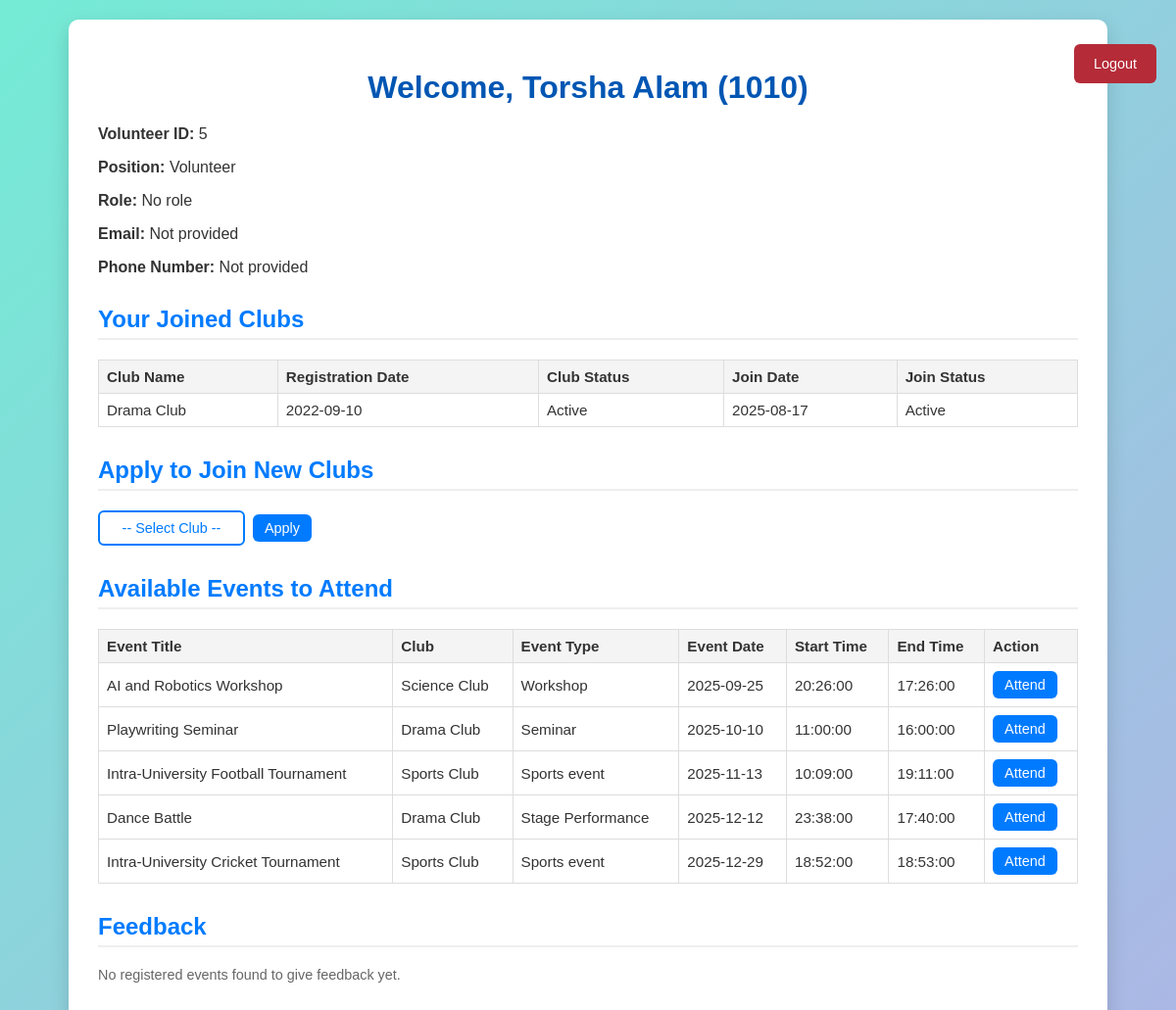
Page /member_dashboard.php (signed in) on the committed database.
### tables this page shows
CREATE TABLE `members` (
  `student_id` int(11) NOT NULL,
  `first_name` varchar(50) NOT NULL,
  `last_name` varchar(50) NOT NULL,
  `house_no` varchar(10) DEFAULT NULL,
  `street_no` varchar(20) DEFAULT NULL,
  `city` varchar(10) NOT NULL,
  `date_of_birth` date DEFAULT NULL,
  `password` varchar(255) NOT NULL
);

CREATE TABLE `volunteer` (
  `student_id` int(11) NOT NULL,
  `vol_id` int(11) NOT NULL,
  `report_id` int(11) DEFAULT NULL,
  `start_session` datetime DEFAULT NULL
);

CREATE TABLE `joins` (
  `student_id` int(11) NOT NULL,
  `club_id` int(11) NOT NULL,
  `join_date` date DEFAULT NULL,
  `join_status` varchar(20) DEFAULT NULL
);

CREATE TABLE `clubs` (
  `club_id` int(11) NOT NULL,
  `club_name` varchar(100) NOT NULL,
  `registration_date` date NOT NULL,
  `status` varchar(20) NOT NULL
);

CREATE TABLE `events` (
  `event_id` int(11) NOT NULL,
  `club_id` int(11) DEFAULT NULL,
  `title` varchar(100) DEFAULT NULL,
  `event_type` varchar(50) DEFAULT NULL,
  `event_date` date DEFAULT NULL,
  `start_time` time DEFAULT NULL,
  `end_time` time DEFAULT NULL,
  `approval_status` varchar(20) DEFAULT NULL,
  `total_budget` decimal(10,2) DEFAULT NULL
);

### member_dashboard.php (the view, shortened to what this page needs)
<?php
include 'connection.php';
$student_id = (int)$_SESSION['student_id'];
$sql_member = "SELECT * FROM members WHERE student_id = $student_id";
$res = mysqli_query($conn, $sql_member);
$member = mysqli_fetch_assoc($res);
$emails = [];
$phone_numbers = [];
$position = '';
$role = '';
$id_value = '';
$sql_pres = "SELECT * FROM president WHERE student_id = $student_id";
$res_pres = mysqli_query($conn, $sql_pres);
if ($res_pres && mysqli_num_rows($res_pres) > 0) {
    $pres = mysqli_fetch_assoc($res_pres);
    $position = 'Volunteer';
    $role = 'President';
    $id_value = $pres['president_id'];
} else {
    $sql_exec = "SELECT * FROM executive WHERE student_id = $student_id";
    $res_exec = mysqli_query($conn, $sql_exec);
    if ($res_exec && mysqli_num_rows($res_exec) > 0) {
        $exec = mysqli_fetch_assoc($res_exec);
        $position = 'Volunteer';
        $role = 'Executive';
        $id_value = $exec['exec_id'];
    } else {
        $sql_sup = "SELECT * FROM supervisor WHERE student_id = $student_id";
        $res_sup = mysqli_query($conn, $sql_sup);
        if ($res_sup && mysqli_num_rows($res_sup) > 0) {
            $sup = mysqli_fetch_assoc($res_sup);
            $position = 'Organizer';
            $role = 'Supervisor';
            $id_value = $sup['sup_id'];
        } else {
            $sql_org = "SELECT * FROM organizer WHERE student_id = $student_id";
            $res_org = mysqli_query($conn, $sql_org);
            if ($res_org && mysqli_num_rows($res_org) > 0) {
                $org = mysqli_fetch_assoc($res_org);
                $position = 'Organizer';
                $role = '';
                $id_value = $org['org_id'];
            } else {
                $sql_vol = "SELECT * FROM volunteer WHERE student_id = $student_id";
                $res_vol = mysqli_query($conn, $sql_vol);
                if ($res_vol && mysqli_num_rows($res_vol) > 0) {
                    $vol = mysqli_fetch_assoc($res_vol);
                    $position = 'Volunteer';
                    $role = '';
                    $id_value = $vol['vol_id'];
                } else {
                    $position = 'None';
                    $role = '';
                    $id_value = '';
                }
            }
        }
    }
}
$sql_joins = "
    SELECT j.club_id, j.join_date, j.join_status, c.club_name, c.registration_date, c.status
    FROM joins j
    JOIN clubs c ON j.club_id = c.club_id
    WHERE j.student_id = $student_id
";
$joined_clubs = [];
$res_joins = mysqli_query($conn, $sql_joins);
if ($res_joins && mysqli_num_rows($res_joins) > 0) {
    while ($row = mysqli_fetch_assoc($res_joins)) {
        $joined_clubs[] = $row;
    }
}
$sql_events = "
  SELECT
    e.event_id, e.club_id, e.title, e.event_type, e.event_date, e.start_time, e.end_time, e.approval_status,
    c.club_name,
    p.attendance_status AS my_attendance_status
  FROM events e
  JOIN clubs c ON e.club_id = c.club_id
  LEFT JOIN partakes p
    ON p.event_id = e.event_id
   AND p.student_id = $student_id
  WHERE e.event_date >= CURDATE()
    AND LOWER(e.approval_status) = 'approved'
  ORDER BY e.event_date ASC, e.start_time ASC
";
$events = [];
$res_events = mysqli_query($conn, $sql_events);
if ($res_events && mysqli_num_rows($res_events) > 0) {
    while ($row = mysqli_fetch_assoc($res_events)) {
        $events[] = $row;
    }
}
$registered_events_for_feedback = [];
?>
<!DOCTYPE html>
<html lang="en">
<head>
</head>
<body>
<div class="container">
  <h1>
    Welcome, <?php echo htmlspecialchars($member['first_name'] . " " . $member['last_name']) . " (" . htmlspecialchars($student_id) . ")"; ?>
  </h1>
  <p><strong><?php echo ($position === 'Organizer') ? 'Organizer ID' : 'Volunteer ID'; ?>:</strong> <?php echo htmlspecialchars($id_value); ?></p>
  <p><strong>Position:</strong> <?php echo htmlspecialchars($position); ?></p>
  <p><strong>Role:</strong> <?php echo htmlspecialchars($role ?: 'No role'); ?></p>
  <p><strong>Email:</strong>
    <?php
      if (!empty($emails)) {
        echo htmlspecialchars(implode(', ', $emails));
      } else {
        echo 'Not provided';
      }
    ?>
  </p>
  <p><strong>Phone Number:</strong>
    <?php
      if (!empty($phone_numbers)) {
        echo htmlspecialchars(implode(', ', $phone_numbers));
      } else {
        echo 'Not provided';
      }
    ?>
  </p>
  <h2>Your Joined Clubs</h2>
  <?php if (!empty($joined_clubs)): ?>
      <table>
          <thead>
              <tr>
                  <th>Club Name</th>
                  <th>Registration Date</th>
                  <th>Club Status</th>
                  <th>Join Date</th>
                  <th>Join Status</th>
              </tr>
          </thead>
          <tbody>
              <?php foreach ($joined_clubs as $jc): ?>
                  <tr>
                      <td><?php echo htmlspecialchars($jc['club_name']); ?></td>
                      <td><?php echo htmlspecialchars($jc['registration_date']); ?></td>
                      <td><?php echo htmlspecialchars($jc['status']); ?></td>
                      <td><?php echo htmlspecialchars($jc['join_date']); ?></td>
                      <td><?php echo htmlspecialchars($jc['join_status']); ?></td>
                  </tr>
              <?php endforeach; ?>
          </tbody>
      </table>
  <?php else: ?>
      <p>You have not joined any clubs yet.</p>
  <?php endif; ?>
  <h2>Apply to Join New Clubs</h2>
  <form method="post" style="display: flex; align-items: center;">
    <select name="apply_club_id" required>
      <option value="">-- Select Club --</option>
    </select>
    <button type="submit" class="action-btn">Apply</button>
  </form>
  <h2>Available Events to Attend</h2>
  <?php if (!empty($events)): ?>
    <form method="post">
      <table>
        <thead>
          <tr>
            <th>Event Title</th>
            <th>Club</th>
            <th>Event Type</th>
            <th>Event Date</th>
            <th>Start Time</th>
            <th>End Time</th>
            <th>Action</th>
          </tr>
        </thead>
        <tbody>
          <?php foreach ($events as $event): ?>
            <tr>
              <td><?php echo htmlspecialchars($event['title']); ?></td>
              <td><?php echo htmlspecialchars($event['club_name']); ?></td>
              <td><?php echo htmlspecialchars($event['event_type']); ?></td>
              <td><?php echo htmlspecialchars($event['event_date']); ?></td>
              <td><?php echo htmlspecialchars($event['start_time']); ?></td>
              <td><?php echo htmlspecialchars($event['end_time']); ?></td>
              <td>
                <?php if (!empty($event['my_attendance_status']) && strtolower($event['my_attendance_status']) === 'registered'): ?>
                  <span class="badge badge-green">Registered</span>
                <?php else: ?>
                  <button type="submit" name="attend_event_id" value="<?php echo (int)$event['event_id']; ?>" class="action-btn">Attend</button>
                <?php endif; ?>
              </td>
            </tr>
          <?php endforeach; ?>
        </tbody>
      </table>
    </form>
  <?php else: ?>
    <p>No upcoming approved events available.</p>
  <?php endif; ?>
  <h2>Feedback</h2>
  <?php if (!empty($registered_events_for_feedback)): ?>
    <table>
      <thead>
        <tr>
          <th>Event</th>
          <th>Club</th>
          <th>Type</th>
          <th>Date</th>
          <th>Attendance</th>
          <th>Action</th>
        </tr>
      </thead>
      <tbody>
      <?php foreach ($registered_events_for_feedback as $fe): ?>
        <tr>
          <td>
            <?php echo htmlspecialchars($fe['title']); ?>
            <br><span class="muted">ID: <?php echo (int)$fe['event_id']; ?></span>
          </td>
          <td><?php echo htmlspecialchars($fe['club_name']); ?></td>
          <td><?php echo htmlspecialchars($fe['event_type']); ?></td>
          <td><?php echo htmlspecialchars($fe['event_date']); ?></td>
          <td>
            <?php if (strtolower($fe['attendance_status']) === 'registered'): ?>
              <span class="badge badge-green">Registered</span>
            <?php else: ?>
              <span class="badge badge-gray"><?php echo htmlspecialchars($fe['attendance_status']); ?></span>
            <?php endif; ?>
          </td>
          <td>
            <?php if (!empty($fe['submitted_feedback_id'])): ?>
              <span class="badge badge-green">Submitted</span>
            <?php else: ?>
              <a
                class="action-btn"
                href="feedback.php?event_id=<?php echo (int)$fe['event_id']; ?>">
                Submit Feedback
              </a>
            <?php endif; ?>
          </td>
        </tr>
      <?php endforeach; ?>
      </tbody>
    </table>
  <?php else: ?>
    <p class="muted">No registered events found to give feedback yet.</p>
  <?php endif; ?>
</div>
<div class="logout-btn">
    <a href="logout.php">Logout</a>
</div>
</body>
</html>
</body>
</html>

### member_dashboard.php (style rules this page uses)
.action-btn { background-color: #007BFF; color: white; border: none; border-radius: 6px; padding: 6px 12px; font-size: 0.9rem; cursor: pointer; transition: background-color 0.3s ease; }
form select[name="apply_club_id"] { background-color: transparent; color: #007BFF; border: 2px solid #007BFF; border-radius: 6px; padding: 6px 12px; font-size: 0.9rem; cursor: pointer; transition: border-color 0.3s ease; height: 36px; width: 150px; appearance: none; -webkit-appearance: none; -moz-appearance: none; text-align-last: center; margin-right: 8px; }
body { font-family: Arial, sans-serif; background: linear-gradient(135deg, #74ebd5 0%, #ACB6E5 100%); margin: 0; min-height: 100vh; padding: 20px; color: #333; }
.container { background: white; border-radius: 10px; padding: 30px; max-width: 1000px; margin: auto; box-shadow: 0 8px 20px rgba(0,0,0,0.15); position: relative; }
h1 { text-align: center; color: #0056b3; margin-bottom: 20px; }
h2 { color: #007BFF; border-bottom: 2px solid #eee; padding-bottom: 5px; margin-top: 30px; }
table { width: 100%; border-collapse: collapse; margin-top: 15px; }
th, td { border: 1px solid #ddd; padding: 8px; font-size: 0.95rem; }
th { background-color: #f4f4f4; text-align: left; }
.logout-btn { position: absolute; top: 20px; right: 20px; display: block; margin-top: 25px; text-align: center; }
.logout-btn a { display: inline-block; padding: 12px 20px; background-color: #b52b38; color: #fff; text-decoration: none; border-radius: 6px; font-size: 0.9rem; transition: background-color 0.3s ease; }
.muted { color:#666; font-size:0.9rem; }

### rows in the picture
members: first_name+last_name "Torsha Alam"
volunteer: vol "5"
joins: club.club_name "Drama Club", club.registration_date "2022-09-10", club.status "Active", join_date "2025-08-17", join_status "Active"
events: title "AI and Robotics Workshop", club.club_name "Science Club", event_type "Workshop", event_date "2025-09-25", start_time "20:26:00", end_time "17:26:00", $event['event_id'] 510 (drawn)
events: title "Playwriting Seminar", club.club_name "Drama Club", event_type "Seminar", event_date "2025-10-10", start_time "11:00:00", end_time "16:00:00", $event['event_id'] 504 (drawn)
events: title "Intra-University Football Tournament", club.club_name "Sports Club", event_type "Sports event", event_date "2025-11-13", start_time "10:09:00", end_time "19:11:00", $event['event_id'] 508 (drawn)
events: title "Dance Battle", club.club_name "Drama Club", event_type "Stage Performance", event_date "2025-12-12", start_time "23:38:00", end_time "17:40:00", $event['event_id'] 506 (drawn)
events: title "Intra-University Cricket Tournament", club.club_name "Sports Club", event_type "Sports event", event_date "2025-12-29", start_time "18:52:00", end_time "18:53:00", $event['event_id'] 507 (drawn)

### other values in the picture
$student_id "1010"
$position "Volunteer"
$role ?: 'No role' "No role"
